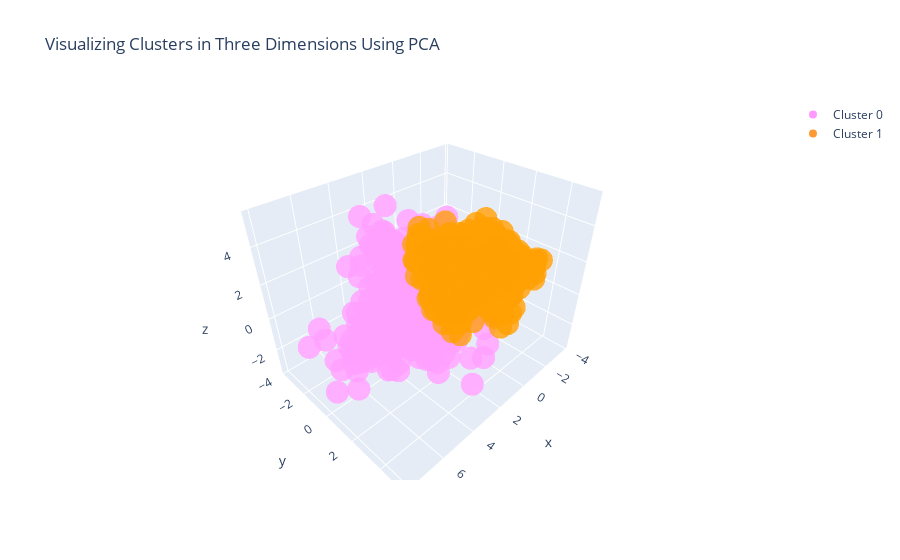

Notebook cell for this chart:
### Code cell
trace1 = go.Scatter3d(
                    x = cluster0["PC1_3d"],
                    y = cluster0["PC2_3d"],
                    z = cluster0["PC3_3d"],
                    mode = "markers",
                    name = "Cluster 0",
                    marker = dict(color = 'rgba(255, 128, 255, 0.8)'),
                    text = None)

#trace2 is for 'Cluster 1'
trace2 = go.Scatter3d(
                    x = cluster1["PC1_3d"],
                    y = cluster1["PC2_3d"],
                    z = cluster1["PC3_3d"],
                    mode = "markers",
                    name = "Cluster 1",
                    marker = dict(color = 'rgba(255, 128, 2, 0.8)'),
                    text = None)

#trace3 is for 'Cluster 2'
trace3 = go.Scatter3d(
                    x = cluster2["PC1_3d"],
                    y = cluster2["PC2_3d"],
                    z = cluster2["PC3_3d"],
                    mode = "markers",
                    name = "Cluster 2",
                    marker = dict(color = 'rgba(0, 255, 200, 0.8)'),
                    text = None)

data = [trace1, trace2, trace3]

title = "Visualizing Clusters in Three Dimensions Using PCA"

layout = dict(title = title,
              xaxis= dict(title= 'PC1',ticklen= 5,zeroline= False),
              yaxis= dict(title= 'PC2',ticklen= 5,zeroline= False)
             )

fig = dict(data = data, layout = layout)

iplot(fig)

### Figure 1 — Plotly figure (JSON) as saved in the notebook; plotly's stock layout.template omitted (floating-point values rounded to 4 significant figures; data arrays with more than 128 entries replaced by an {"elided": "..."} marker saying what was removed)
{"data": [{"marker": {"color": "rgba(255, 128, 255, 0.8)"}, "mode": "markers", "name": "Cluster 0", "type": "scatter3d", "x": {"elided": "380 float values"}, "y": {"elided": "380 float values"}, "z": {"elided": "380 float values"}}, {"marker": {"color": "rgba(255, 128, 2, 0.8)"}, "mode": "markers", "name": "Cluster 1", "type": "scatter3d", "x": {"elided": "820 float values"}, "y": {"elided": "820 float values"}, "z": {"elided": "820 float values"}}, {"marker": {"color": "rgba(0, 255, 200, 0.8)"}, "mode": "markers", "name": "Cluster 2", "type": "scatter3d", "x": [], "y": [], "z": []}], "layout": {"title": {"text": "Visualizing Clusters in Three Dimensions Using PCA"}, "xaxis": {"ticklen": 5, "title": {"text": "PC1"}, "zeroline": false}, "yaxis": {"ticklen": 5, "title": {"text": "PC2"}, "zeroline": false}}}
